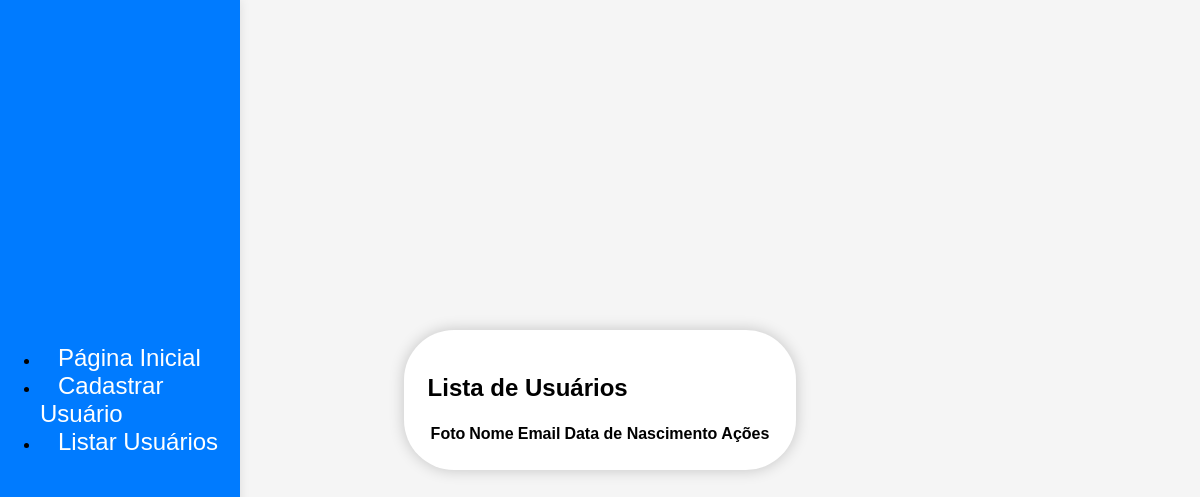
Before: /app/listar_usuarios/ with the older database file.
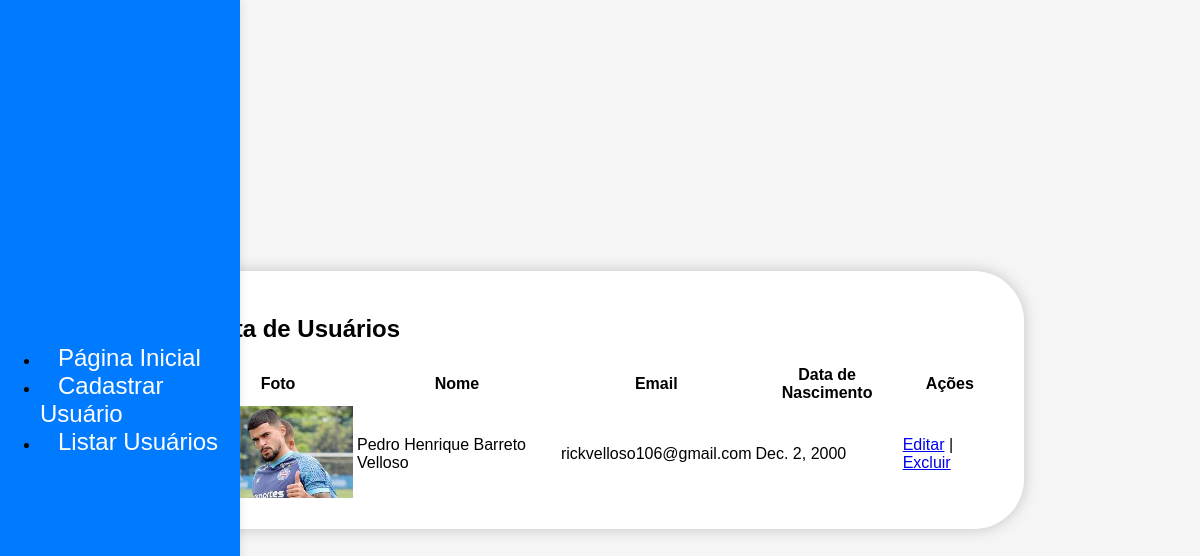
After: the same page with the newer database file.
### app/models.py (models this page shows, shortened)
class Usuario(models.Model):
    nome = models.CharField(max_length=100)
    senha = models.CharField(max_length=100)
    email = models.EmailField()
    cpf = models.CharField(max_length=14, unique=True)
    data_nascimento = models.DateField()
    foto = models.ImageField(upload_to="img/%y")

### app/views.py (the view)
# urls.py: path('listar_usuarios/', listar_usuarios, name='listar_usuarios'),
def listar_usuarios(request):
    usuarios = Usuario.objects.all()
    return render(request, 'listar_usuarios.html', {'usuarios': usuarios})

### app/templates/listar_usuarios.html
{% extends 'base.html' %}
{% block content %}
    <h2>Lista de Usuários</h2>
    <table>
        <thead>
            <tr>
                <th>Foto</th>
                <th>Nome</th>
                <th>Email</th>
                <th>Data de Nascimento</th>
                <th>Ações</th>
            </tr>
        </thead>
        <tbody>
            {% for usuario in usuarios %}
                <tr>
                    <td>
                        {% if usuario.foto %}
                            <img src="{{ usuario.foto.url }}" alt="{{ usuario.nome }}" width="150">
                        {% else %}
                            Sem foto
                        {% endif %}
                    </td>
                    <td>{{ usuario.nome }}</td>
                    <td>{{ usuario.email }}</td>
                    <td>{{ usuario.data_nascimento }}</td>
                    <td>
                        <a href="{% url 'editar_usuario' usuario_id=usuario.id %}">Editar</a> |
                        <a href="{% url 'excluir_usuario' usuario_id=usuario.id %}">Excluir</a>
                    </td>
                </tr>
            {% endfor %}
        </tbody>
    </table>
{% endblock %}

### app/templates/base.html (shortened to what this page needs)
<!DOCTYPE html>
<html lang="pt-br">
<head>
    {% load static %}
    <link rel="stylesheet" type="text/css" href="{% static 'base.css' %}">
</head>
<body>
    <div id="menu">
        <ul>
            <li><a href="{% url 'pagina_inicial' %}">Página Inicial</a></li>
            <li><a href="{% url 'cadastrar_usuario' %}">Cadastrar Usuário</a></li>
            <li><a href="{% url 'listar_usuarios' %}">Listar Usuários</a></li>
        </ul>
    </div>
    <div id="content">
        {% block content %}{% endblock %}
    </div>
</body>
</html>

### static/base.css (style rules this page uses)
body { font-family: 'Arial', sans-serif; margin: 0; padding: 0; background-color: #f5f5f5; display: flex; justify-content: center; align-items: center; min-height: 100vh; }
#menu { position: fixed; left: 0; top: 0; width: 20%; height: 100%; background-color: #007bff; display: flex; flex-direction: column; align-items: center; justify-content: center; box-shadow: 0 0 10px rgba(0, 0, 0, 0.1); transition: width 0.3s ease; }
#menu a { color: #fff; text-decoration: none; margin-top: 1.5vw; margin-bottom: 1.5vw; padding: 1.5vw; border-radius: 5px; transition: background-color 0.3s ease; font-size: 1.5em; }
#content { background-color: #fff; border-radius: 50px; box-shadow: 0 0 15px rgba(0, 0, 0, 0.2); padding: 2vw; max-width: 800px; }

Changed rows visible on the page:
added Usuario: foto (picture), nome "Pedro Henrique Barreto Velloso", email "rickvelloso106@gmail.com", data_nascimento "Dec. 2, 2000"
